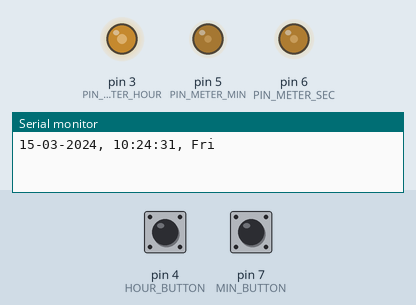
The sketch below on a simulated Arduino Uno, built with avr-gcc and run on an emulated ATmega328P. Parts: output pins drawn as LEDs (lit = HIGH), the last lines printed to the serial monitor. The test bench sets the inputs (shaded band); at power-on: pin 4 (HOUR_BUTTON) HIGH, pin 7 (MIN_BUTTON) HIGH. The local clock reads 2024-03-15 10:24:30 at power-on unless the sketch sets it.

Above: at 1.2 s.
1.3 s: pin 4 (HOUR_BUTTON) pulled LOW for 0.15 s
At 1.8 s:
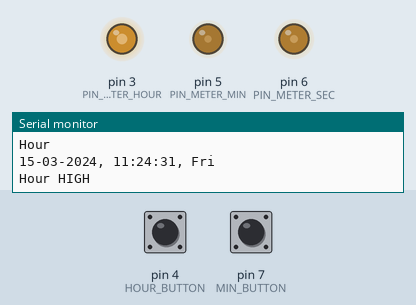
4.4 s: pin 7 (MIN_BUTTON) pulled LOW for 0.15 s
At 4.8 s:
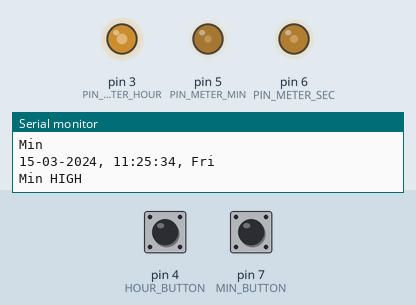
7.4 s: pin 7 (MIN_BUTTON) pulled LOW for 1 s
At 7.8 s:
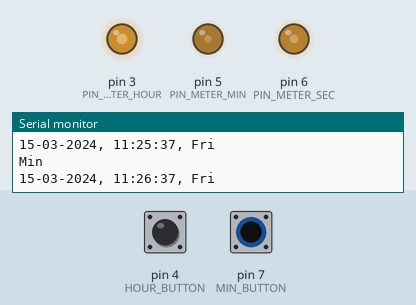
11.4 s: pin 4 (HOUR_BUTTON) pulled LOW for 1 s
At 11.8 s:
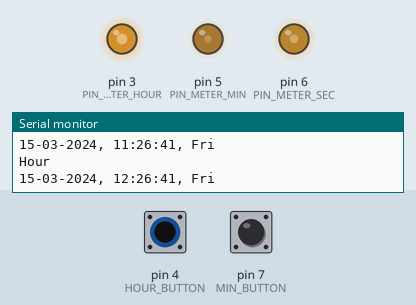
15.4 s: pin 4 (HOUR_BUTTON) pulled LOW for 0.15 s
At 16.3 s:
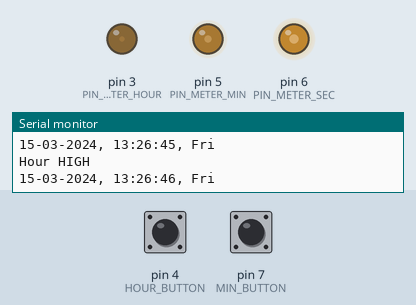
18.5 s: pin 4 (HOUR_BUTTON) pulsed LOW 5 times (0.12 s each, 0.3 s apart)
At 20.6 s:
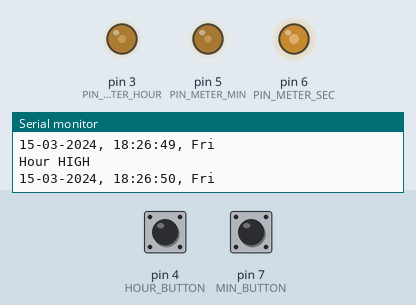
Timing chart, 0 to 32.5 s (numbered marks = the images above; inputs shaded):
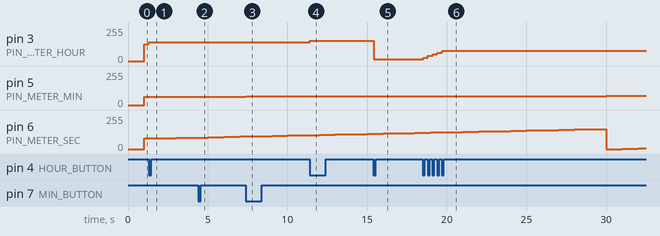

The sketch:

AnalogVoltmeterClock.ino
```cpp
#include <iarduino_RTC.h>

#define PIN_METER_HOUR 3
#define PIN_METER_MIN 5
#define PIN_METER_SEC 6
#define HOUR_BUTTON 4
#define MIN_BUTTON 7

iarduino_RTC time(RTC_DS1302, 10, 8, 9);

int addMin = 0;
int addHour = 0;
int hourButtonState;
int minButtonState;
int hourFlag = 0;
int minFlag = 0;

void setup() {
  Serial.begin(9600);
  pinMode(HOUR_BUTTON, INPUT_PULLUP);
  pinMode(MIN_BUTTON, INPUT_PULLUP);
  time.begin();
}

void loop() {
  //смотрим состояние кнопок, если необходимо - регулируем время
  setTimeWithButtons();

  if (millis()%1000==0)
  { // если прошла 1 секунда
      Serial.println(time.gettime("d-m-Y, H:i:s, D")); // выводим время
      analogWrite(PIN_METER_HOUR, time.hours*(12.75));
      analogWrite(PIN_METER_MIN, time.minutes*(2.55));
      analogWrite(PIN_METER_SEC, time.seconds*(2.55));
  }
}

void setTimeWithButtons() {
  //считываем показания кнопок
  if ((digitalRead(HOUR_BUTTON) == LOW)&&(hourFlag == 0))
  {
    addHour++;
    Serial.println("Hour");

    hourFlag = 1;
  }

  if ((digitalRead(HOUR_BUTTON) == HIGH)&&(hourFlag == 1))
  {
    hourFlag = 0;
    Serial.println("Hour HIGH");
  }

  if ((digitalRead(MIN_BUTTON) == LOW)&&(minFlag == 0))
  {
    addMin++;
    Serial.println("Min");

    minFlag = 1;
    minButtonState = digitalRead(MIN_BUTTON);
  }

  if ((digitalRead(MIN_BUTTON) == HIGH)&&(minFlag == 1))
  {
    minFlag = 0;
    Serial.println("Min HIGH");
  }

  if ((addHour > 0) || (addMin > 0))
  {
    //проверяем на превышение значений
    if ((time.minutes + addMin) == 60)
    {
      time.settime(time.seconds, 0, time.Hours, time.day, time.month, time.year, time.weekday);
      addMin = 0;
    }
    if ((time.Hours + addHour) == 24)
    {
      time.settime(time.seconds, time.minutes, 0, time.day, time.month, time.year, time.weekday);
      addHour = 0;
    }

    //устанавливаем время
    time.settime(time.seconds, (time.minutes + addMin), (time.Hours + addHour), time.day, time.month, time.year, time.weekday);
    Serial.println(time.gettime("d-m-Y, H:i:s, D")); // выводим время
    analogWrite(PIN_METER_HOUR, time.hours*(12.75));
    analogWrite(PIN_METER_MIN, time.minutes*(2.55));
    analogWrite(PIN_METER_SEC, time.seconds*(2.55));
    addHour = 0;
    addMin = 0;
  }
}
```

Measured:
- after the input at 1.3 s, pin 3 (PIN_METER_HOUR): 127/255 → 140/255 at once
- after the input at 4.4 s, pin 5 (PIN_METER_MIN): 61/255 → 63/255 at once
- after the input at 7.4 s, pin 5 (PIN_METER_MIN): 63/255 → 66/255 at once
- after the input at 11.4 s, pin 3 (PIN_METER_HOUR): 140/255 → 153/255 at once
- after the input at 15.4 s, pin 3 (PIN_METER_HOUR): 153/255 → 12/255 at once
- after the input at 18.5 s, pin 3 (PIN_METER_HOUR): moves from 12/255 to 76/255 over 1.2 s, starting at once
